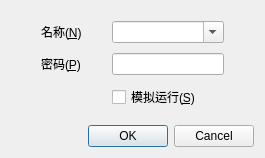
<?xml version="1.0" encoding="UTF-8"?>
<ui version="4.0">
 <class>LoginDialog</class>
 <widget class="QDialog" name="LoginDialog">
  <property name="geometry">
   <rect>
    <x>0</x>
    <y>0</y>
    <width>265</width>
    <height>143</height>
   </rect>
  </property>
  <property name="windowTitle">
   <string>登录</string>
  </property>
  <layout class="QVBoxLayout" name="verticalLayout">
   <item>
    <layout class="QFormLayout" name="formLayout">
     <property name="horizontalSpacing">
      <number>30</number>
     </property>
     <property name="verticalSpacing">
      <number>10</number>
     </property>
     <property name="leftMargin">
      <number>30</number>
     </property>
     <property name="topMargin">
      <number>10</number>
     </property>
     <property name="rightMargin">
      <number>30</number>
     </property>
     <property name="bottomMargin">
      <number>10</number>
     </property>
     <item row="0" column="0">
      <widget class="QLabel" name="label">
       <property name="text">
        <string>名称(&amp;N)</string>
       </property>
       <property name="buddy">
        <cstring>name</cstring>
       </property>
      </widget>
     </item>
     <item row="0" column="1">
      <widget class="QComboBox" name="name">
       <property name="editable">
        <bool>true</bool>
       </property>
       <property name="insertPolicy">
        <enum>QComboBox::NoInsert</enum>
       </property>
      </widget>
     </item>
     <item row="1" column="0">
      <widget class="QLabel" name="label_2">
       <property name="text">
        <string>密码(&amp;P)</string>
       </property>
       <property name="buddy">
        <cstring>password</cstring>
       </property>
      </widget>
     </item>
     <item row="1" column="1">
      <widget class="QLineEdit" name="password">
       <property name="echoMode">
        <enum>QLineEdit::Password</enum>
       </property>
      </widget>
     </item>
     <item row="2" column="1">
      <widget class="QCheckBox" name="sim">
       <property name="text">
        <string>模拟运行(&amp;S)</string>
       </property>
      </widget>
     </item>
    </layout>
   </item>
   <item>
    <widget class="QDialogButtonBox" name="buttonBox">
     <property name="orientation">
      <enum>Qt::Horizontal</enum>
     </property>
     <property name="standardButtons">
      <set>QDialogButtonBox::Cancel|QDialogButtonBox::Ok</set>
     </property>
    </widget>
   </item>
  </layout>
 </widget>
 <tabstops>
  <tabstop>name</tabstop>
  <tabstop>password</tabstop>
  <tabstop>sim</tabstop>
  <tabstop>buttonBox</tabstop>
 </tabstops>
 <resources/>
 <connections>
  <connection>
   <sender>buttonBox</sender>
   <signal>accepted()</signal>
   <receiver>LoginDialog</receiver>
   <slot>accept()</slot>
   <hints>
    <hint type="sourcelabel">
     <x>248</x>
     <y>254</y>
    </hint>
    <hint type="destinationlabel">
     <x>157</x>
     <y>274</y>
    </hint>
   </hints>
  </connection>
  <connection>
   <sender>buttonBox</sender>
   <signal>rejected()</signal>
   <receiver>LoginDialog</receiver>
   <slot>reject()</slot>
   <hints>
    <hint type="sourcelabel">
     <x>316</x>
     <y>260</y>
    </hint>
    <hint type="destinationlabel">
     <x>286</x>
     <y>274</y>
    </hint>
   </hints>
  </connection>
 </connections>
</ui>
